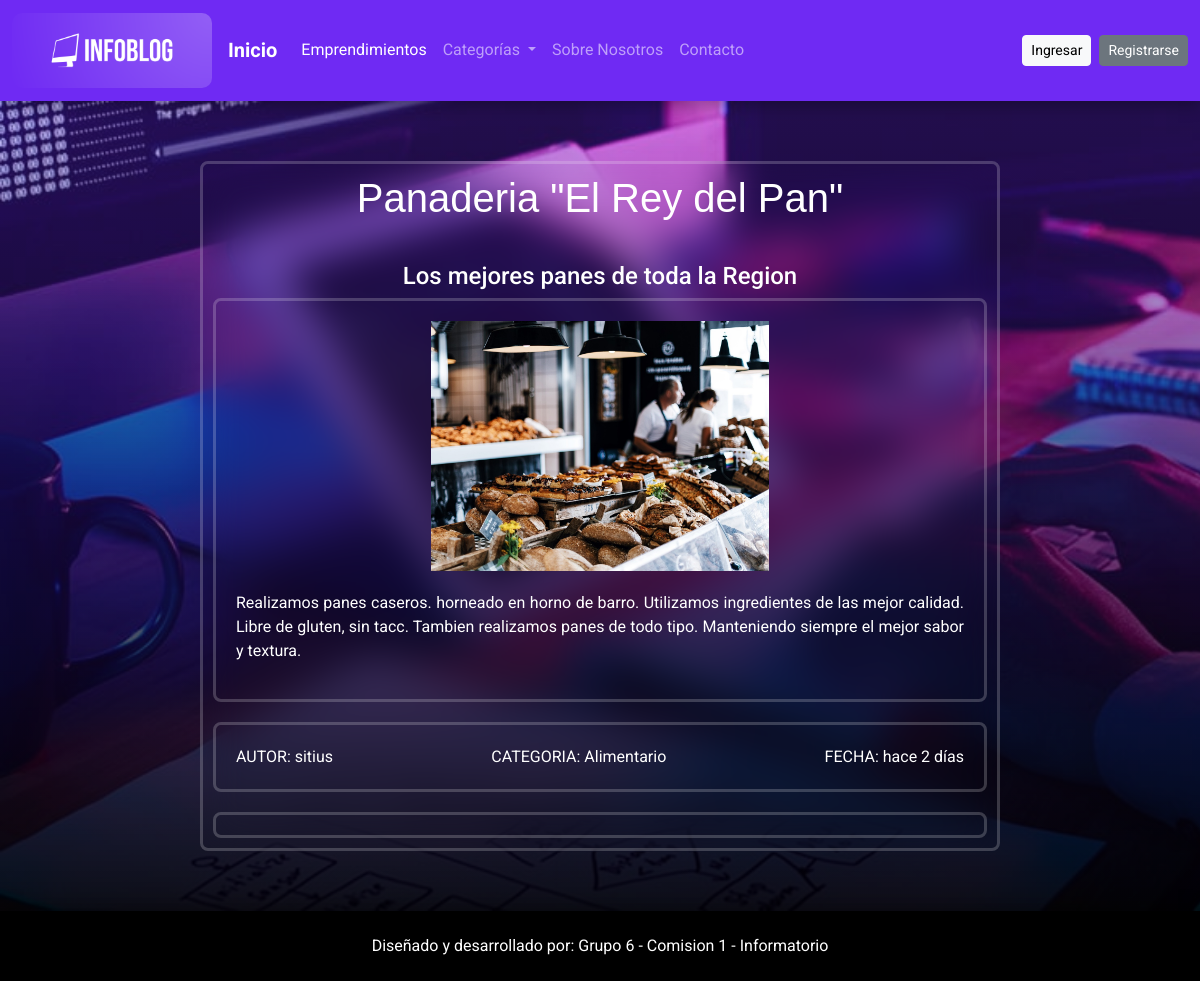
Page /emprendimientos/Detalle/60 on the committed database.
### apps/empr/models.py (models this page shows, shortened)
class Emprendimientos(models.Model):
    creado = models.DateTimeField(
		'creado',
		auto_now_add=True
	)
    modificado = models.DateTimeField(
		'modificado',
		auto_now=True
	)
    titulo = models.CharField(max_length=80)
    resumen = models.TextField()
    contenido = models.TextField()
    autor = models.ForeignKey(User, on_delete = models.CASCADE)
    imagen = models.ImageField(upload_to= 'empr')
    categoria = models.ForeignKey(Categoria, on_delete = models.CASCADE)
    def get_creado_naturaltime(self):
        now = timezone.now()
        diff = now - self.creado
        if diff < timedelta(minutes=1):
            return 'hace unos segundos'
        elif diff < timedelta(hours=1):
            minutes = diff.seconds // 60
            return f'hace {minutes} minutos'
        elif diff < timedelta(days=1):
            hours = diff.seconds // 3600
            return f'hace {hours} horas'
        elif diff < timedelta(days=30):
            days = diff.days
            return f'hace {days} días'
        else:
            return self.creado.strftime('%d de %B de %Y a las %H:%M')
    def get_modificado_naturaltime(self):
        now = timezone.now()
        diff = now - self.modificado
        print(diff)
        if diff < timedelta(minutes=1):
            return 'hace unos segundos'
        elif diff < timedelta(hours=1):
            minutes = diff.seconds // 60
            return f'hace {minutes} minutos'
        elif diff < timedelta(days=1):
            hours = diff.seconds // 3600
            return f'hace {hours} horas'
        elif diff < timedelta(days=30):
            days = diff.days
            return f'hace {days} días'
        else:
            return self.creado.strftime('%d de %B de %Y a las %H:%M')
    def MisComentarios(self):
        return self.comentarios_set.all()

class Categoria(models.Model):
    nombre = models.CharField(max_length=80)
    imagen = models.ImageField(upload_to='categorias')
    resumen = models.TextField()
    def __str__(self):
        return self.nombre

### apps/empr/views.py (the view)
# urls.py: path('Detalle/<int:pk>', views.DetalleEmprendimientos.as_view(), name="detalle_emprendimiento"),
class DetalleEmprendimientos(DetailView):
    model = Emprendimientos
    template_name = 'empr/detalles.html'
    context_object_name = 'emprendimientos'
    def get_context_data(self, **kwargs):
        context = super().get_context_data(**kwargs)
        context['user'] = self.request.user
        return context

### proyectoFinal/context_processors.py (called while the page is built)
def categorias_processor(request):
    cat_context = Categoria.objects.all()
    num_categorias = len(cat_context)
    return {
        'cat_context': cat_context,
        'num_categorias': num_categorias,
    }

def emprendimientos_processor(request):
    emprendimientos = Emprendimientos.objects.all().order_by('-creado')[:10]
    num_emprendimientos = Emprendimientos.objects.count()
    return {
        'empr_context': emprendimientos,
        'num_emprendimientos': num_emprendimientos,
    }

def usuarios_processor(request):
    usuarios = User.objects.all()
    num_usuarios = len(usuarios)
    return{
        'num_usuarios': num_usuarios
    }

def emprendimientos_categorias(request):
    categorias = Categoria.objects.filter(emprendimientos__isnull=False).distinct()
    emprendimientos_por_categoria = {}
    for cat in categorias:
        emprendimientos = Emprendimientos.objects.filter(categoria=cat)
        emprendimientos_por_categoria[cat] = emprendimientos
    return {'empr_cat': emprendimientos_por_categoria}

### templates/empr/detalles.html (shortened to what this page needs)
{% extends 'base.html' %}
{% block css%}
{% load static %}
<link rel="stylesheet" href="{% static 'css/style_detalles.css'%}">
{%endblock%}
{% block contenido %}
<div class="base">
	<div class="contenedor">
		<div class="detalles">
			<h1 class="titulos">{{emprendimientos.titulo}}</h1>
			<h4 class="resumen">{{emprendimientos.resumen}}</h4>
			<div class="cont">
				<div class="cont-img">
					<img class="img-empr" src="{{emprendimientos.imagen.url}}" alt="foto de emprendimiento">
				</div>
				<p class="contenido">{{emprendimientos.contenido}}</p>
			</div>
			<div class="info">
				<p class="autores">AUTOR: {{emprendimientos.autor}}</p>
				<p class="categorias">CATEGORIA: {{emprendimientos.categoria}}</p>
				{% if emprendimientos.get_modificado_naturaltime != emprendimientos.get_creado_naturaltime %}
				<p class="fecha">FECHA: {{emprendimientos.get_creado_naturaltime}}</p>
        		<p class="fecha">Editado: {{emprendimientos.get_modificado_naturaltime}}</p>
				{%else%}
				<p class="fecha">FECHA: {{emprendimientos.get_creado_naturaltime}}</p>
    			{% endif %}
			</div>
			<div class="cont-com">
			</div>
		</div>
	</div>
</div>
{% endblock contenido %}

### static/css/style_detalles.css (style rules this page uses)
.base { display: flex; justify-content: center; background:linear-gradient(rgba(111,42,243,0.3), rgba(0,0,0,0.9)), url("../img/login/fondo1.jpg"); background-size: cover; height: 100%; }
.contenedor { margin: 5%; width: 800px; max-width: 95%; height: 100%; background: transparent; backdrop-filter: blur(20px); color: white; padding: 10px; border: solid; border-radius: 8px; border-color: rgba(255, 255, 255, 0.2); }
.detalles { text-align: center; }
.resumen { margin-top: 40px; }
.titulos { font-family:'Lucida Sans', 'Lucida Sans Regular', 'Lucida Grande', 'Lucida Sans Unicode', Geneva, Verdana, sans-serif; }
.cont { padding: 20px; border: solid; border-radius: 8px; border-color: rgba(255, 255, 255, 0.2); }
.cont-com { padding: 10px; border: solid; border-radius: 8px; border-color: rgba(255, 255, 255, 0.2); }
.cont-img { height: 250px; }
.img-empr { margin: auto; max-width: 100%; max-height: 100%; }
.contenido { text-align: justify; margin-top: 20px; }
.info { display: flex; justify-content: space-between; border: solid; border-radius: 8px; border-color: rgba(255, 255, 255, 0.2); margin: 20px 0px; padding: 20px; }
.autores, .categorias, .fecha { margin: 0; }

### static/css/style.css (style rules this page uses)
* { margin: 0; padding: 0; -webkit-box-sizing: border-box; -moz-box-sizing: border-box; box-sizing: border-box; }
body { padding: 0; margin: 0; background: linear-gradient(rgba(111,42,243,0.5), rgba(111,42,243,0.2)) ,url("../img/fondo-claro2.jpg"); background-size:cover; font-family: 'Roboto', 'Open Sans', Arial, Helvetica, Sans-serif, Verdana; }

### rows in the picture
Emprendimientos: titulo "Panaderia \"El Rey del Pan\"", resumen "Los mejores panes de toda la Region", imagen (picture), contenido "Realizamos panes caseros. horneado en horno de barro. Utilizamos ingredientes de las mejor calidad. Libre de gluten, sin tacc. Tambien realizamos panes de todo tipo. Manteniendo siempre el mejor sabor y textura.", autor "sitius", categoria "Alimentario", get_creado_naturaltime "hace 2 días"
